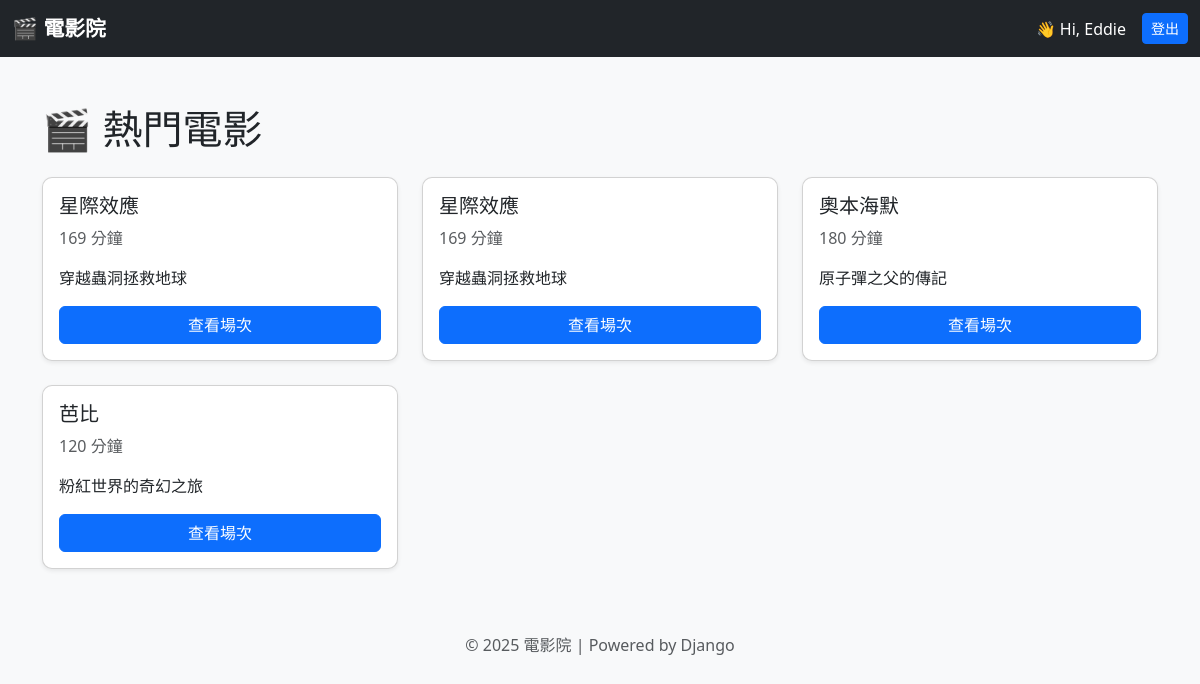
The app's page / (signed in) with its own data.
### tickets/models.py (models this page shows, shortened)
class Movie(models.Model):
    title = models.CharField(max_length=100)
    description = models.TextField()
    duration = models.IntegerField()  # 片長（分鐘）
    release_date = models.DateField()
    image_url = models.CharField(max_length=500, null=True, blank=True, default="")  # ✅ 已補 default
    def __str__(self):
        return self.title

### tickets/views.py (the view)
# urls.py: path("", views.movie_list, name="home"),
def movie_list(request):
    movies = Movie.objects.all()
    print("✅ movies:", movies)  # ← 看終端機有沒有印出資料
    return render(request, "movie_list.html", {"movies": movies})

### tickets/templates/movie_list.html (shortened to what this page needs)
{% extends "base.html" %}
{% block content %}
  <h1 class="mb-4">🎬 熱門電影</h1>
  <div class="row row-cols-1 row-cols-md-2 row-cols-lg-3 g-4">
    {% for movie in movies %}
      <div class="col">
        <div class="card h-100 shadow-sm">
          <div class="card-body d-flex flex-column">
            <h5 class="card-title">{{ movie.title }}</h5>
            <p class="card-text text-muted">{{ movie.duration }} 分鐘</p>
            <p class="card-text">{{ movie.description|truncatewords:20 }}</p>
            <a href="{% url 'screening_list' movie.id %}" class="btn btn-primary mt-auto">查看場次</a>
          </div>
        </div>
      </div>
    {% empty %}
      <div class="col">
        <div class="alert alert-warning text-center">目前尚無電影</div>
      </div>
    {% endfor %}
  </div>
{% endblock %}

### tickets/templates/base.html (shortened to what this page needs)
<!DOCTYPE html>
<html lang="zh-Hant">
<head>
  <link href="https://cdn.jsdelivr.net/npm/bootstrap@5.3.3/dist/css/bootstrap.min.css" rel="stylesheet">
</head>
<body>
  <nav class="navbar navbar-expand-lg navbar-dark bg-dark">
    <div class="container-fluid">
      <a class="navbar-brand" href="{% url 'movie_list' %}">🎬 電影院</a>
      <div class="d-flex ms-auto align-items-center">
        {% if user.is_authenticated %}
          <span class="text-white me-2">👋 Hi, {{ user.username }}</span>
          <form action="{% url 'logout' %}" method="post" class="d-inline">
            <button type="submit" class="btn btn-primary btn-sm nav-button">登出</button>
          </form>
        {% else %}
          <a href="{% url 'login' %}" class="btn btn-primary btn-sm nav-button">登入</a>
          <a href="{% url 'register' %}" class="btn btn-primary btn-sm nav-button">註冊</a>
        {% endif %}
      </div>
    </div>
  </nav>
  <div class="container my-5">
    {% block content %}
    {% endblock %}
  </div>
  <footer class="text-center text-muted py-3">
    &copy; 2025 電影院 | Powered by Django
  </footer>
</body>
</html>

### tickets/templates/base.html (style rules this page uses)
body { background-color: #f8f9fa; }
.navbar-brand { font-weight: bold; font-size: 1.3rem; }
.card { box-shadow: 0 4px 6px rgba(0,0,0,0.05); border-radius: 10px; }
.nav-button { margin-left: 0.5rem; }

### records on screen
Movie: title "星際效應", duration "169", description "穿越蟲洞拯救地球"
Movie: title "星際效應", duration "169", description "穿越蟲洞拯救地球"
Movie: title "奧本海默", duration "180", description "原子彈之父的傳記"
Movie: title "芭比", duration "120", description "粉紅世界的奇幻之旅"

### other values on screen
{{ user.username }} "Eddie"
